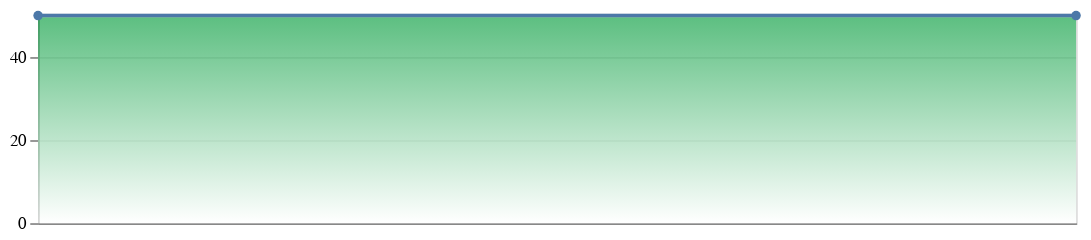

Specify this chart in Vega-Lite:
### Vega-Lite specification from a JSON file in a GitHub repository (floating-point values rounded to 4 significant figures)
{"$schema": "https://vega.github.io/schema/vega-lite/v5.6.1.json", "config": {"view": {"continuousHeight": 300, "continuousWidth": 300}}, "data": {"name": "data-f0667bcdba1e8aa38318ba8467536695"}, "datasets": {"data-f0667bcdba1e8aa38318ba8467536695": [{"id": 1, "formattingScore": 10, "codestyleScore": 16, "typingScore": 24, "totalFilesBlackProcessed": 0, "numBlackViolations": 0, "score": 50}, {"id": 2, "formattingScore": 10, "codestyleScore": 16, "typingScore": 24, "totalFilesBlackProcessed": 0, "numBlackViolations": 0, "score": 50}]}, "height": 120, "layer": [{"encoding": {"x": {"axis": {"labels": false}, "field": "id", "title": null, "type": "quantitative"}, "y": {"field": "score", "scale": {"zero": false}, "title": null, "type": "quantitative"}}, "mark": {"color": {"gradient": "linear", "stops": [{"color": "white", "offset": 0}, {"color": "#16a34a", "offset": 1}], "x1": 1, "x2": 1, "y1": 1, "y2": 0}, "line": {"color": "lightgrey"}, "point": true, "type": "area"}}, {"encoding": {"color": {"field": "degree", "legend": null, "type": "nominal"}, "x": {"axis": {"labels": false}, "field": "id", "title": null, "type": "quantitative"}, "y": {"field": "score", "scale": {"zero": false}, "title": null, "type": "quantitative"}}, "mark": {"type": "line"}, "transform": [{"as": ["id", "1"], "method": "poly", "on": "id", "order": 1, "regression": "score"}, {"as": ["degree", "score"], "fold": ["1"]}]}, {"encoding": {"color": {"field": "degree", "legend": null, "type": "nominal"}, "x": {"field": "id", "title": null, "type": "quantitative", "axis": {"grid": false, "labels": false, "ticks": false}}, "y": {"field": "score", "scale": {"zero": false}, "title": null, "type": "quantitative"}}, "mark": {"type": "line"}, "transform": [{"as": ["id", "3"], "method": "poly", "on": "id", "order": 3, "regression": "score"}, {"as": ["degree", "score"], "fold": ["3"]}]}], "width": 600}
